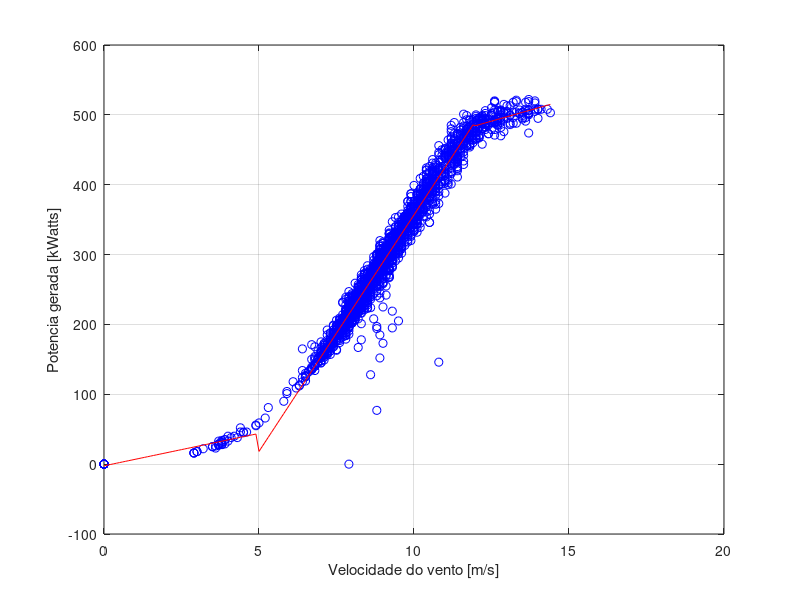

Source code (MATLAB):
% Implementacao de regressao linear por partes em intervalos rigidos
% (crisp intervals)
%
% Autor: Guilherme de Alencar Barreto
% Data: 06/05/2016

clear; clc; close all

load aerogerador.dat % carrega arquivo de dados

x=aerogerador(:,1); % medidas de velocidades
y=aerogerador(:,2); % medidas de potencia

figure; plot(x,y,'bo'); grid; % diagrama de dispersao
xlabel('Velocidade do vento [m/s]'); 
ylabel('Potencia gerada [kWatts]');

%% Divisao do universo de discurso em intervalos de larguras iguais
T(1)=0;  % Limite inferior do 1o. intervalo
T(2)=5;   % Limite superior do 1o. intervalo
T(3)=12; % Limite superior do 2o. intervalo
T(4)=15;  % Limite superior do 3o. intervalo

% Separacao dos dados por intervalo de x
for i=1:3,
  I=find(x>=T(i) & x<T(i+1));   % indice dos pares ordenados (xi,yi) contidos no i-esimo intervalo
  %X{i}=[x(I) y(I)]; % Subconjunto dos dados contidos no i-esimo intervalo
  B{i}=polyfit(x(I),y(I),1);  % Coeficientes da reta ajustada ao i-esimo intervalo
end

xx=min(x):0.1:max(x); % Define faixa de valores para velocidade
xx=xx'; 

for n=1:length(xx),
    if xx(n) < T(2),  % testa se entrada cai no 1o. intervalo
        ypred(n)=polyval(B{1},xx(n)); % predicao correspondente
    elseif (xx(n)>=T(2) & xx(n)<T(3)), % testa se entrada cai no 2o. intervalo
        ypred(n)=polyval(B{2},xx(n)); % predicao correspondente
    else  % entrada cai no 3o. intervalo
        ypred(n)=polyval(B{3},xx(n)); % predicao correspondente
    end
        
end

hold on; 
plot(xx,ypred,'r-'); % Sobrepoe curva de regressao aos dados
hold off; 





